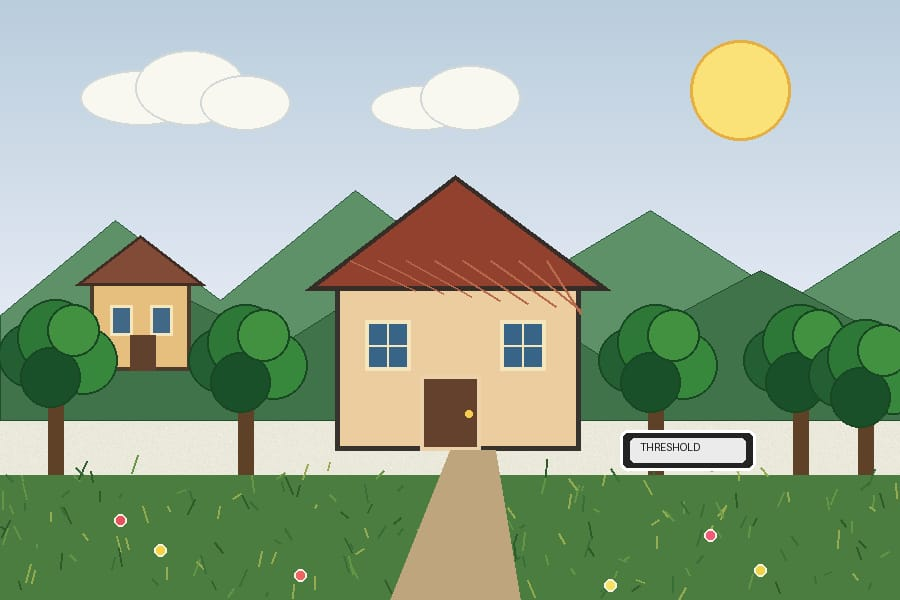
#> input picture 12-Adaptive_Threshold/images/thresholding.jpeg, 900 x 600 px, found by its file name
$ python main.py
#> lines starting #> are read from the running program, lines starting #| are printed output that depends on the picture; after the words box and inside, x2 and y2 are one past the last pixel; in counts of white or black regions, pixels touching at a corner belong together
import cv2

img = cv2.imread(r"D:\OpenCv\opencv-projects\12-Adaptive_Threshold\images\thresholding.jpeg")
#> img is the input picture: shape (600, 900, 3); mean B, G, R 148.3, 171.1, 152.6

if img is None:
    print("Image load nahi hui, path check karo!")
else:
    img1 = cv2.cvtColor(img, cv2.COLOR_BGR2GRAY)
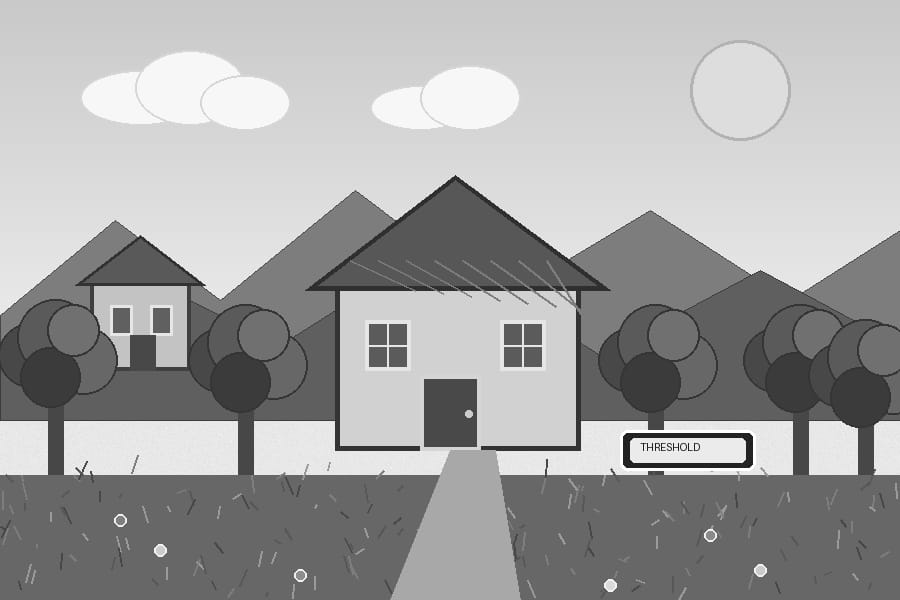
#> img1: shape (600, 900); min 2, max 255, mean 163

    _, img2 = cv2.threshold(
        img1, 127, 255, cv2.THRESH_BINARY
    )
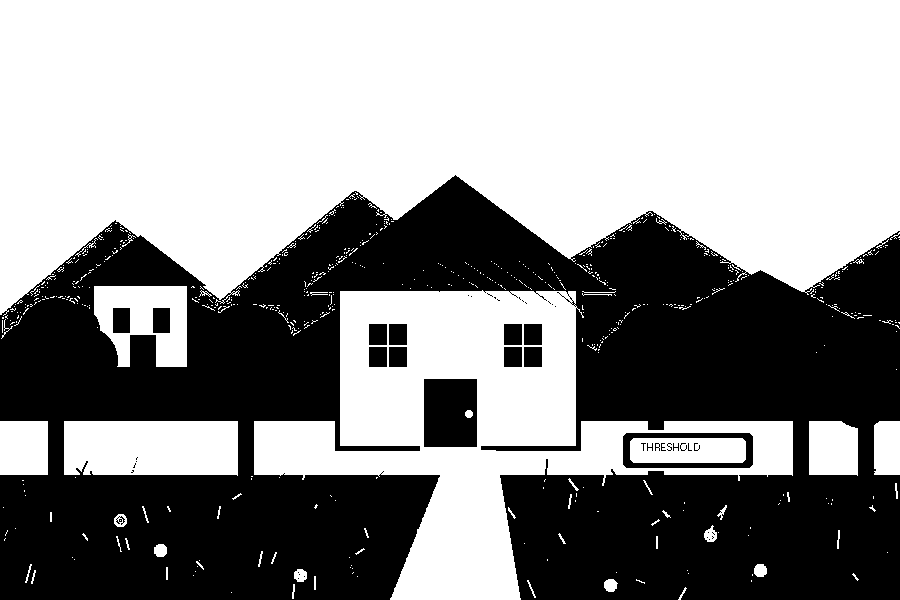
#> img2: shape (600, 900); 56.7% white; 47 black regions (29 under 20 px), largest, box (x1, y1, x2, y2) and area: (0, 175, 900, 600) 224374, (424, 379, 477, 447) 3552, (623, 433, 753, 468) 1650

    # Adaptive Mean
    img3 = cv2.adaptiveThreshold(
        img1, 255,
        cv2.ADAPTIVE_THRESH_MEAN_C,
        cv2.THRESH_BINARY, 11, 2
    )
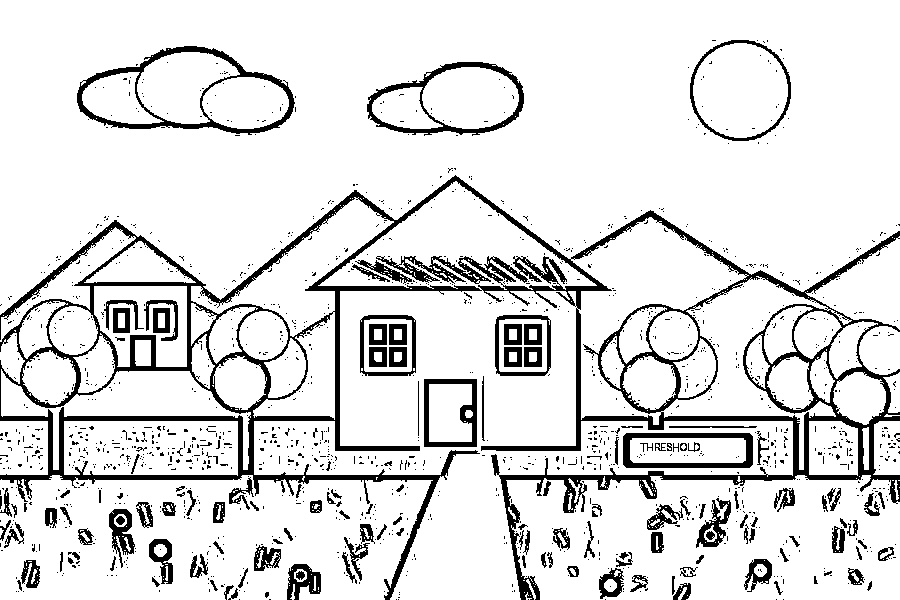
#> img3: shape (600, 900); 87.5% white; 1515 black regions (1368 under 20 px), largest, box (x1, y1, x2, y2) and area: (0, 175, 900, 600) 36836, (77, 46, 295, 135) 2951, (367, 62, 524, 136) 2021

    # Adaptive Gaussian
    img4 = cv2.adaptiveThreshold(
        img1, 255,
        cv2.ADAPTIVE_THRESH_GAUSSIAN_C,
        cv2.THRESH_BINARY, 11, 2
    )
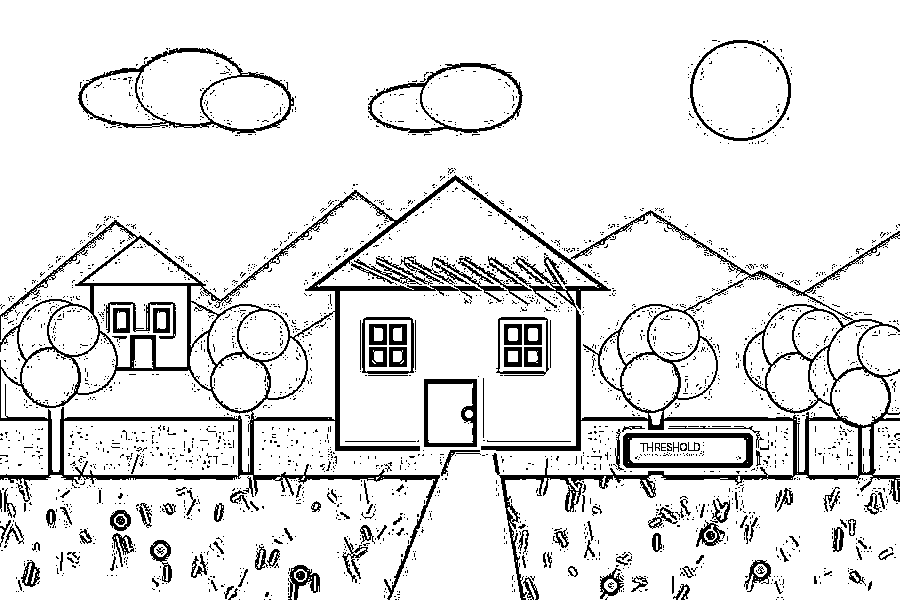
#> img4: shape (600, 900); 89.4% white; 2697 black regions (2544 under 20 px), largest, box (x1, y1, x2, y2) and area: (0, 175, 900, 600) 27292, (78, 48, 294, 134) 2051, (623, 433, 753, 468) 1642

    print("Gaussian output:", img4.shape)
#| Gaussian output: (600, 900)

    cv2.imshow("Original Image", img)
    cv2.imshow("Grayscale", img1)
    cv2.imshow("Simple Threshold", img2)
    cv2.imshow("Adaptive Mean", img3)
    cv2.imshow("Adaptive Gaussian", img4)

    cv2.waitKey(0)
    cv2.destroyAllWindows()
